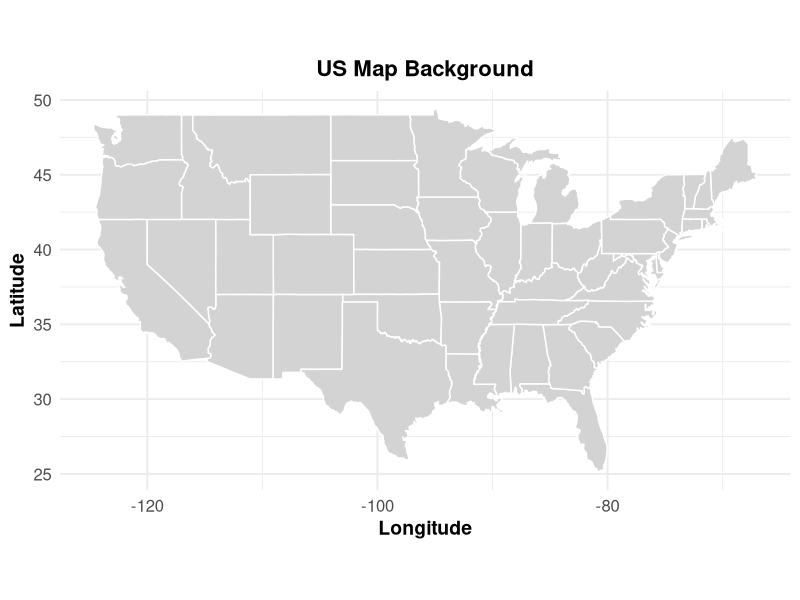

Recreate this plot in R.
#Import libraries
library(ggplot2)
library(maps)

#Import map data
us_map <- map_data("state")

#Create map as background
ggplot() +
  geom_polygon(data = us_map, 
               aes(x = long, y = lat, group = group), 
               fill = "lightgray",                           #fill color for states
               color = "white") +                            #borders between states
  coord_fixed(1.3) +                                         #fix aspect ratio
  labs(
    title = "US Map Background",                                            #title
    x = "Longitude",                                                        #x-axis label
    y = "Latitude"                                                          #y-axis label
  ) +
  theme_minimal(base_size = 14) +                                           #minimal theme
  theme(
    plot.title = element_text(face = "bold", hjust = 0.5, size = 16),       #title style
    axis.title = element_text(face = "bold"),                               #axis title style
    axis.text = element_text(size = 12)                                     #axis text
  )
